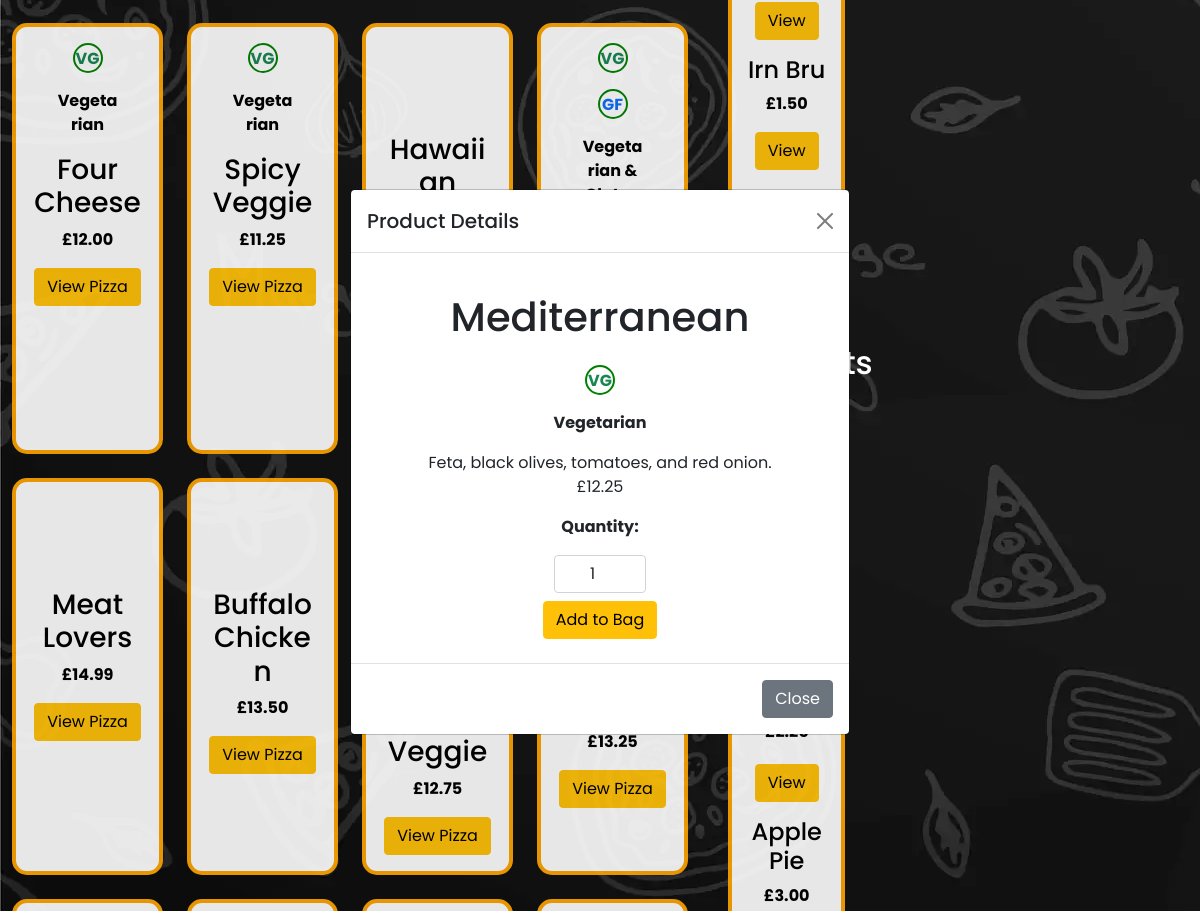
/menu/product_detail/14?item_type=pizza (middle part), run on an earlier commit of the app's database.
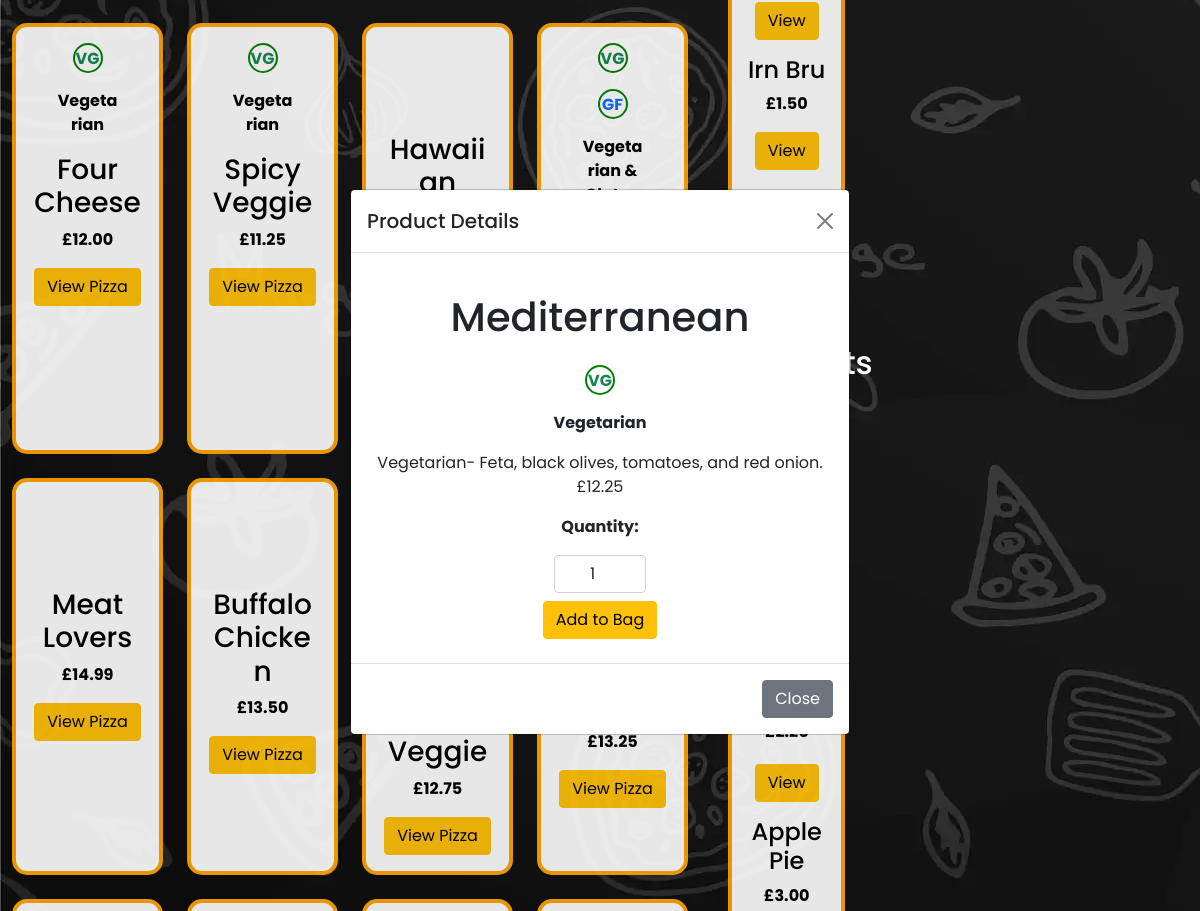
And on a later commit of the database.
### menu/models.py (models this page shows, shortened)
class Pizza(models.Model):
    name = models.CharField(max_length=120,
                            unique=True)
    description = models.TextField(blank=True)
    active = models.CharField(choices=ACTIVE_CHOICES,
                              max_length=3,
                              blank=False,
                              default="No")
    is_gf = models.CharField(choices=ACTIVE_CHOICES,
                              max_length=3,
                              blank=False,
                              default="No")
    is_veg = models.CharField(choices=ACTIVE_CHOICES,
                              max_length=3,
                              blank=False,
                              default="No")
    price = models.DecimalField(max_digits=6, decimal_places=2)
    class Meta:
        verbose_name_plural = "Artisan Pizzas"

### menu/views.py (the view)
# urls.py: path('product_detail/<product_id>', views.product_detail, name='product_detail'),
def product_detail(request, product_id):
    selected_product = None
    item= request.GET.get('item_type')
    deal = Deal.objects.filter(active='Yes')
    pizza = Pizza.objects.filter(active="Yes")
    extra = Extras.objects.filter(active='Yes')
    if item =="pizza":
        selected_product = get_object_or_404(Pizza, pk=product_id)
    elif item=="deal":
        selected_product = get_object_or_404(Deal, pk=product_id)
    elif item in ("side","drink","dessert"):
         selected_product = get_object_or_404(Extras, pk=product_id)
    context = {
        "selected_product": selected_product,
        "item": item,
        "deals": deal,
        "pizza": pizza,
        "extras": extra
    }
    return render(request, 'menu/menu.html', context)

### menu/templates/menu/menu.html (shortened to what the changed rows need)
{% extends "base.html" %}
{% load static %}
{% block content %}
<div class="container-fluid secondary-bg d-flex flex-column h-100">
    <div class="row text-dark">
        <div class="col-8 offset-2 offset-sm-0 col-sm-3 col-md-2 m-md-3 col-lg-2">
            <section id="desserts"class="col-12 col-md-12 col-xl-8">
                <h2 class="text-center product-heading brand-heading-text">Desserts</h2>
            </section>
        </div>
</div>
{% if selected_product %}
<div class="modal text-dark" id="productDetail" data-bs-backdrop="static" tabindex="-1"
    aria-labelledby="productDetailLabel" aria-hidden="true">
    <div class="modal-dialog modal-dialog-centered" role="document">
        <div class="modal-content">
            <div class="modal-body text-center">
                <div class="text-center">
                    <div class="row text-center">
                        <form class="form" action="{% url 'add_to_bag' %}" method="POST">
                            {%if item == "pizza" or item == "side" or item == "drink" or item == "dessert" %}
                            <h1 class="text-center pt-4">{{ selected_product.name }}</h1>
                            <div class="text-center pt-3">
                                <div class="row">
                                    <div class="col-sm">
                                        {% if selected_product.is_veg == "Yes" and selected_product.is_gf == "Yes" %}
                                        <div class="container">
                                            <div class="row">
                                                <div class="col">
                                                    <p class="text-success allergen-circle"><b>VG</b></p>
                                                    <p class="text-primary allergen-circle"><b>GF</b></p>
                                                    <p><b>Vegetarian & Gluten Free</b></p>
                                                </div>
                                            </div>
                                        </div>
                                        {% elif selected_product.is_veg == "Yes" %}
                                        <p class="text-success allergen-circle"><b>VG</b></p>
                                        <p><b>Vegetarian</b></p>
                                        {% elif selected_product.is_gf == "Yes" %}
                                        <p class="text-primary allergen-circle"><b>GF</b></p>
                                        <p><b>Gluten Free</b></p>
                                        {% else %}
                                        <p class="allergen-circle-none"></p>
                                        {% endif %}
                                    </div>
                                </div>
                                <div class="row">
                                    <div class="col-sm">
                                        {{ selected_product.description }}
                                    </div>
                                </div>
                            </div>
                            <div class="row">
                                <div class="col-sm">
                                    £{{ selected_product.price }}
                                </div>
                            </div>
                            {% endif %}
                            <div class="form-row">
                                <div class="container col-md-6">
                                </div>
                                <div class="col-12 p-2">
                                </div>
                            </div>
                    </div>
                </div>
            </div>
        </div>
    </div>
</div>
{% endif %}
{% endblock %}

What changed in the data, as far as the page shows it:
changed Pizza "Mediterranean": description "Feta, black olives, tomatoes, and red onion." → "Vegetarian- Feta, black olives, tomatoes, and red onion."
